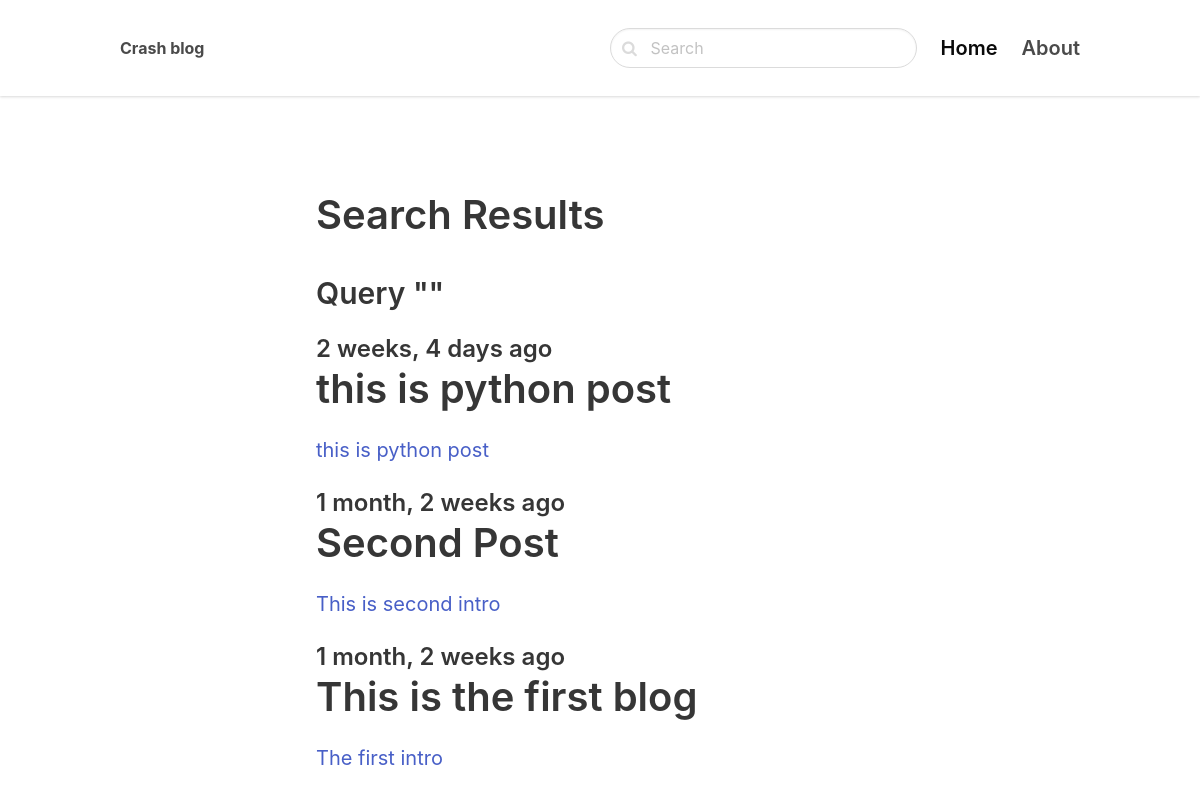
The app's page /search/ with its own data.
### blog/models.py (models this page shows)
class Post(models.Model):
    ACTIVE = 'active'
    DRAFT = 'draft'
    CHOICES_STATUS = (
        (ACTIVE, 'Active'),
        (DRAFT, 'Draft')
    )
    category = models.ForeignKey(Category, related_name='posts', on_delete=models.CASCADE)
    title = models.CharField(max_length=255)
    slug = models.SlugField()
    intro = models.TextField()
    body = models.TextField()
    created_at = models.DateTimeField(auto_now_add=True)
    status = models.CharField(max_length=10, choices=CHOICES_STATUS, default=ACTIVE)
    image = models.ImageField(upload_to='uploads/', blank=True, null=True)
    class Meta:
        ordering = ('-created_at',)

### blog/views.py (the view)
# urls.py: path('search/', views.search, name='search'),
def search(request):
    query = request.GET.get('query', '')
    posts = Post.objects.filter(status=Post.ACTIVE).filter(Q(title__icontains=query) | Q(intro__icontains=query) | Q(body__icontains=query))
    return render(request,'blog/search.html', {'posts' : posts, 'query': query})

### blog/templates/blog/search.html (shortened to what this page needs)
{% extends 'core/base.html' %}
{% block content %}
    <section class="hero">
        <div class="hero-body">
            <div class="container">
                <section class="section">
                    <div class="columns">
                        <div class="column is-8 is-offset-2">
                            <div class="content is-medium">
                                <h1>
                                    Search Results
                                </h1>
                                <h3>Query "{{ query }}"</h3>
                            </div>
                             {% for post in posts %}
                                <div class="content is-medium">
                                         <a href="{% url 'post_detail' post.category.slug post.slug %}">
                                        <h2 class="subtitle is-4">{{ post.created_at|timesince }} ago</h2>
                                        <h1 class="title">{{ post.title }}</h1>
                                        <p>{{ post.intro }}</p>
                                     </a>
                                </div>
                            {% empty %}
                            <div class="content">
                                <p>There is no search results found...  </p>
                            </div>
                             {% endfor %}
                        </div>
                    </div>
                </section>
            </div>
        </div>
    </section>
{% endblock %}

### records on screen
Post: created_at "2 weeks, 4 days", title "this is python post", intro "this is python post"
Post: created_at "1 month, 2 weeks", title "Second Post", intro "This is second intro"
Post: created_at "1 month, 2 weeks", title "This is the first blog", intro "The first intro"
